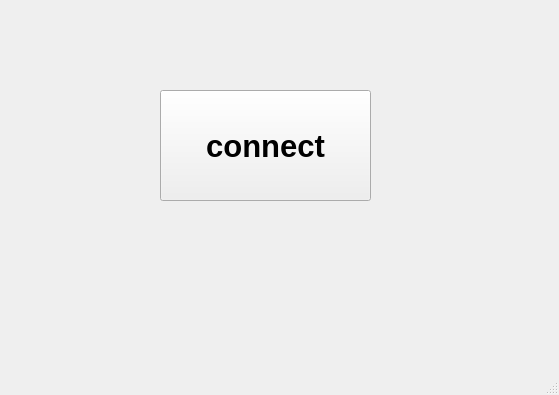
<?xml version="1.0" encoding="UTF-8"?>
<ui version="4.0">
 <class>MainWindow</class>
 <widget class="QMainWindow" name="MainWindow">
  <property name="geometry">
   <rect>
    <x>0</x>
    <y>0</y>
    <width>559</width>
    <height>395</height>
   </rect>
  </property>
  <property name="windowTitle">
   <string>MainWindow</string>
  </property>
  <widget class="QWidget" name="centralwidget">
   <widget class="QPushButton" name="pushButton">
    <property name="geometry">
     <rect>
      <x>160</x>
      <y>90</y>
      <width>211</width>
      <height>111</height>
     </rect>
    </property>
    <property name="font">
     <font>
      <pointsize>23</pointsize>
      <bold>true</bold>
     </font>
    </property>
    <property name="text">
     <string>connect</string>
    </property>
   </widget>
  </widget>
  <widget class="QMenuBar" name="menubar">
   <property name="geometry">
    <rect>
     <x>0</x>
     <y>0</y>
     <width>559</width>
     <height>21</height>
    </rect>
   </property>
  </widget>
  <widget class="QStatusBar" name="statusbar"/>
 </widget>
 <resources/>
 <connections/>
</ui>
